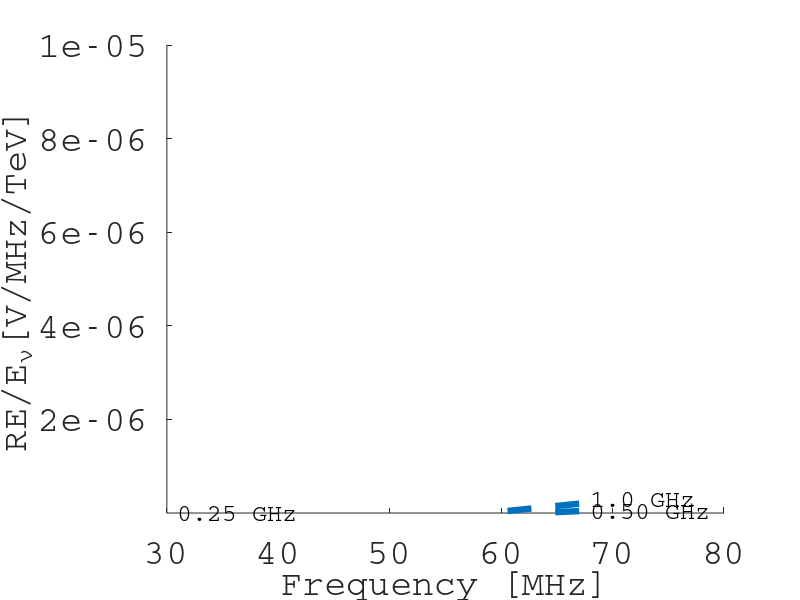

Source code (MATLAB):
clear; home; close;

fontsize = 26;
fontname = 'Courier';
linewidth = 14.0;
axisVector = [30 80 1e-11 1e-5];

E0 = 1.0e5; %GeV
distance = 1000.0;
min = 1e-11;

%times distance, divided by energy in TeV
prefactor = distance/(E0/1000.0);

%Load the data in a loop
pf_all = [];
theta = [];
f = [];
fileList = dir();
N = length(fileList);
for i=1:N
  filetitle = fileList(i).name;
  if(length(filetitle) > 7 && filetitle(end-3:end)=='.dat' && filetitle(1)=='s')
    data = load(filetitle);
    pf_all = [pf_all data(:,2)];
    theta = [theta data(:,1)];
    p = find(filetitle=='_');
    q = find(filetitle=='.',1,'last');
    f = [f; str2num(filetitle(p+1:q-1))];
    printf(filetitle);
  end
  printf("\n");
  fflush(stdout);
end

%Plotting Section
N = size(pf_all);
N = N(2);
figure(1,'Position',[1,1,150,150]);
hold on;
for i=1:N
    semilogy(theta(:,i),pf_all(:,i)*prefactor,'-','Color',[(N-i)/N (N-i)/N (N-i)/N],'LineWidth',linewidth);
    E = ZHS_Efield(f(i),E0); %V/MHz
    E_zhs = moveOffCone_ZHS(f(i),E,theta(:,i),E0);
    E_zhs = E_zhs/distance*prefactor;
    semilogy(theta(:,i),E_zhs,'--','Color',[(N-i)/N (N-i)/N (N-i)/N],'LineWidth',linewidth);
end
xlabel('Frequency [MHz]');
ylabel('RE/E_{\nu}[V/MHz/TeV]');
axis(axisVector);

ht1 = text(31,3e-9,'0.25 GHz');
ht2 = text(68,3e-7,'1.0 GHz');
ht3 = text(68,5e-8,'0.50 GHz');

line([67 63],[4e-8 1e-9],'linestyle','--','linewidth',linewidth/3);
line([67 59],[2e-7 5e-9],'linestyle','--','linewidth',linewidth/3);

fn = findall(gcf,'-property','fontname');
set(fn,'fontname',fontname);
fs = findall(gcf,'-property','fontsize');
set(fs,'fontsize',fontsize);
set(gca,'fontsize',fontsize);
set(gca,'fontname',fontname);

set(ht1,'fontsize',18);
set(ht2,'fontsize',18);
set(ht3,'fontsize',18);

print -dpdf 'March10_plot1.pdf'
